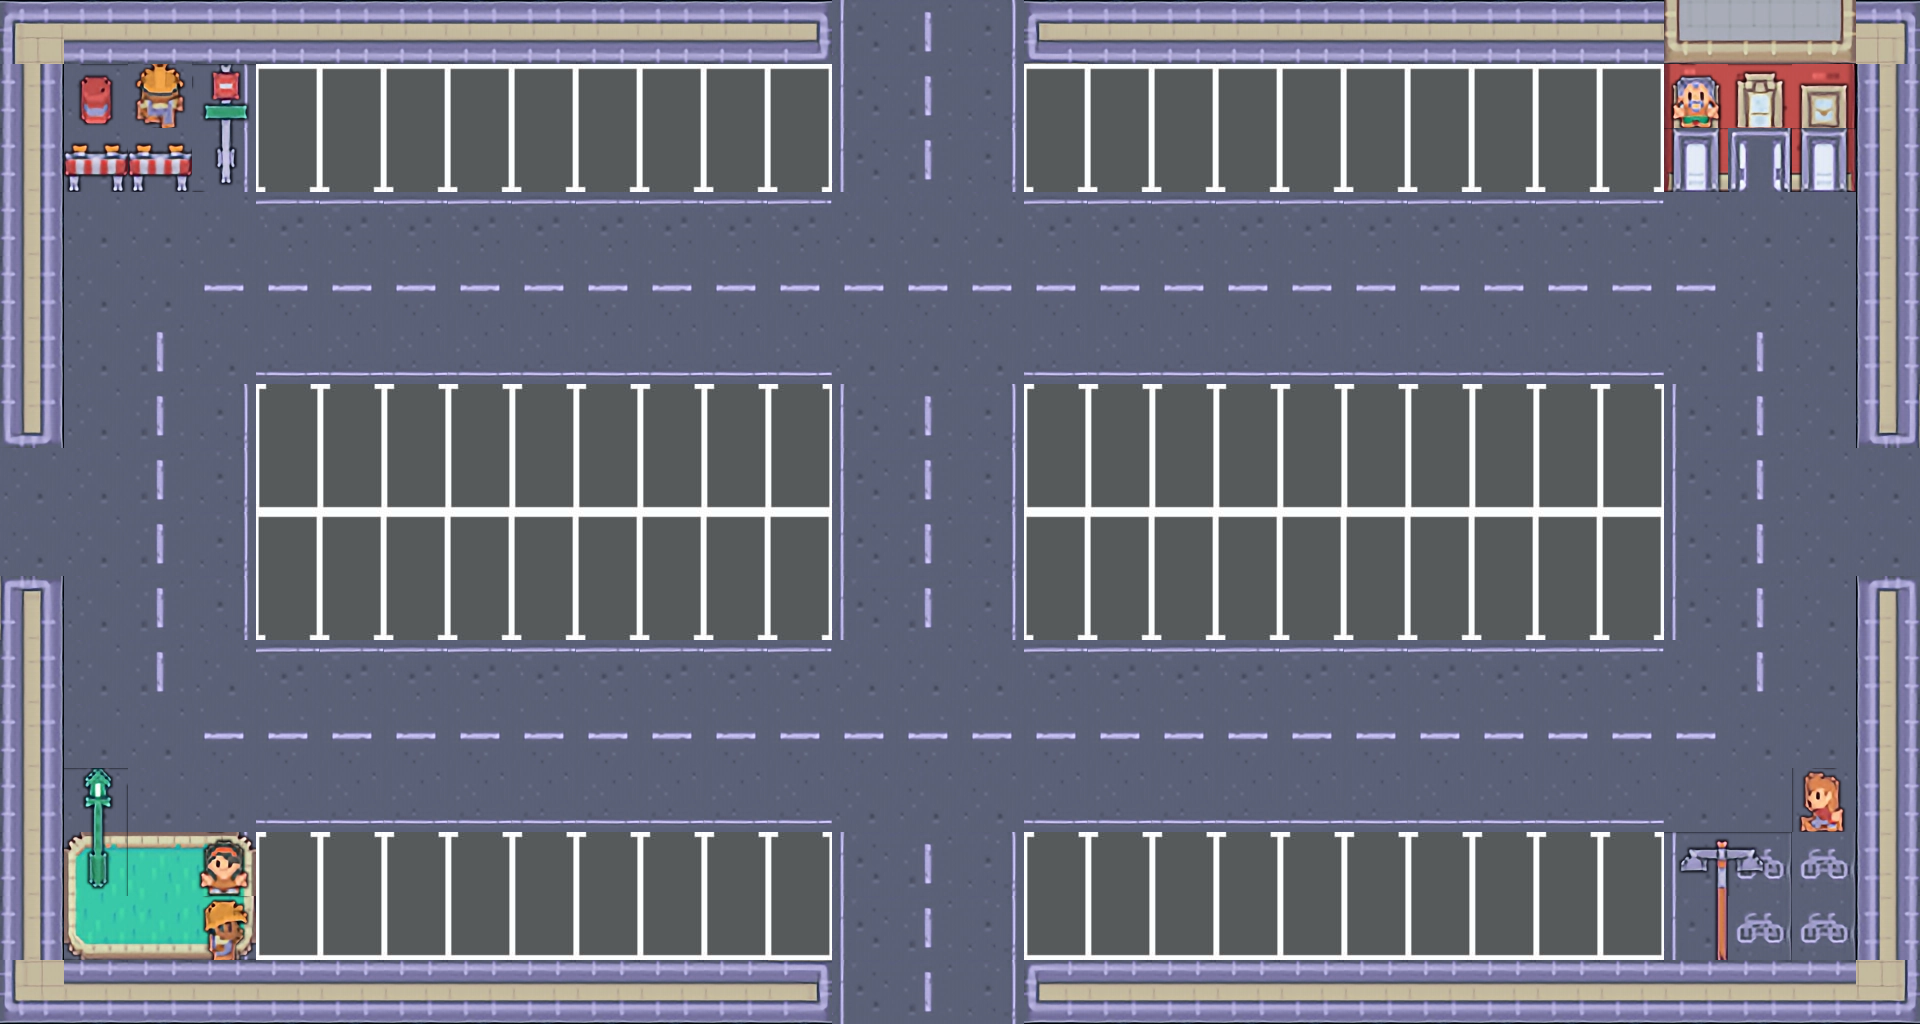

A level layout from a 2D game, rendered from its tile map. Below: a short description, then the map file with tile-grid data replaced by summaries:
An orthogonal 30x16 tile map with 64x64 px tiles, 4 tile layers (park, park, tree, people), 8 tilesets and 49 objects (19x DespawnArea, 15x Collision, 12x Border, 2x PedestrianPaths, Start).

<map version="1.10" tiledversion="1.11.2" orientation="orthogonal" renderorder="right-down" width="30" height="16" tilewidth="64" tileheight="64" infinite="0" nextlayerid="8" nextobjectid="160">
 <editorsettings>
  <export format="csv" />
 </editorsettings>
 <tileset firstgid="1" name="Other" tilewidth="64" tileheight="64" tilecount="169" columns="13">
  <image source="Spritesheets/Other.png" width="854" height="860" />
 </tileset>
 <tileset firstgid="170" source="Spritesheets/objects.tsx" />
 <tileset firstgid="218" source="Spritesheets/tilemap_packed.tsx" />
 <tileset firstgid="704" source="Spritesheets/Other.tsx" />
 <tileset firstgid="873" source="Spritesheets/tilemap_packed_2.tsx" />
 <tileset firstgid="1359" source="Spritesheets/tilemap_packed_3.tsx" />
 <tileset firstgid="1602" source="Spritesheets/ParkingLine.tsx" />
 <tileset firstgid="1603" source="Spritesheets/964cd2e78344331a6a55.tsx" />
 <layer id="1" name="park" width="30" height="16">
  <data>[480 cells, 479 non-empty, 21 distinct tile ids]</data>
 </layer>
 <layer id="3" name="park" width="30" height="16">
  <data>[480 cells, 478 non-empty, 30 distinct tile ids]</data>
 </layer>
 <layer id="4" name="tree" width="30" height="16">
  <data>[480 cells, 21 non-empty, 16 distinct tile ids]</data>
 </layer>
 <layer id="5" name="people" width="30" height="16">
  <data>[480 cells, 3 non-empty, 3 distinct tile ids]</data>
 </layer>
 <objectgroup id="2" name="objects">
  <object id="13" name="Start" x="934.102" y="945.84">
   <point />
  </object>
  <object id="46" name="Border" type="Border" x="72.8814" y="22.0339" width="737.288" height="22.0339" />
  <object id="47" name="Border" type="Border" x="774.641" y="23.7288" width="1082.99" height="22.0339" />
  <object id="48" name="Border" type="Border" x="10.1695" y="43.0368" width="40.678" height="601.073" />
  <object id="49" name="Border" type="Border" x="18.6441" y="601.695" width="32.2034" height="372.881" />
  <object id="50" name="Border" type="Border" x="66.1017" y="977.966" width="749.153" height="30.5085" />
  <object id="51" name="Border" type="Border" x="1050.85" y="977.966" width="837.288" height="23.7288" />
  <object id="52" name="Border" type="Border" x="1867.8" y="62.7119" width="40.678" height="362.712" />
  <object id="53" name="Border" type="Border" x="1869.49" y="402.365" width="32.2034" height="551.872" />
  <object id="59" name="RandomCar" type="Collision" gid="202" x="652.333" y="494.666" width="41" height="75" />
  <object id="60" name="RandomCar" type="Collision" gid="179" x="1036.33" y="502.667" width="40" height="81" />
  <object id="61" name="RandomCar" type="Collision" gid="193" x="1166.33" y="483.667" width="42" height="74" />
  <object id="66" name="RandomCar" type="Collision" gid="190" x="779.667" y="183" width="40" height="75" />
  <object id="67" name="RandomCar" type="Collision" gid="190" x="1040" y="169.667" width="40" height="75" />
  <object id="89" name="DespawnArea1" type="DespawnArea" x="1047.67" y="154.667" width="26" height="57.3333" />
  <object id="95" name="PedestrianPaths1" type="PedestrianPaths" x="0" y="576" visible="0">
   <polygon points="0,0 64,0 64,256 832,256 832,384 1024,384 1024,256 1792,256 1792,0 1920,0 1920,-128 1792,-128 1792,-384 1024,-384 1024,-512 832,-512 832,-384 64,-384 64,-128 0,-128 0,0" />
  </object>
  <object id="96" name="DespawnArea1" type="DespawnArea" x="1747" y="168" width="26" height="44" />
  <object id="97" name="DespawnArea1" type="DespawnArea" x="845" y="38" width="26" height="44" />
  <object id="98" name="DespawnArea1" type="DespawnArea" x="1893" y="506" width="26" height="44" />
  <object id="100" name="DespawnArea1" type="DespawnArea" x="788.667" y="161" width="26" height="57.3333" />
  <object id="101" name="DespawnArea1" type="DespawnArea" x="851" y="936" width="26" height="44" />
  <object id="105" name="DespawnArea1" type="DespawnArea" x="660.666" y="372" width="26" height="32" />
  <object id="106" name="DespawnArea1" type="DespawnArea" x="1042.67" y="372.333" width="26" height="37" />
  <object id="107" name="DespawnArea1" type="DespawnArea" x="1174.33" y="361.333" width="26" height="38" />
  <object id="109" name="RandomCar" type="Collision" gid="188" x="1549" y="919" width="40" height="75" />
  <object id="110" name="RandomCar" type="Collision" gid="188" x="395.667" y="179" width="40" height="75" />
  <object id="111" name="RandomCar" type="Collision" gid="215" x="592" y="926" width="40" height="83" />
  <object id="113" name="RandomCar" type="Collision" gid="199" x="1103" y="167.667" width="40" height="75" />
  <object id="115" name="DespawnArea1" type="DespawnArea" x="400.667" y="177" width="26" height="36" />
  <object id="116" name="DespawnArea1" type="DespawnArea" x="1110" y="165.667" width="26" height="44" />
  <object id="117" name="DespawnArea1" type="DespawnArea" x="597" y="828" width="26" height="24" />
  <object id="120" name="DespawnArea1" type="DespawnArea" x="1554" y="809" width="26" height="44" />
  <object id="128" name="PedestrianPaths2" type="PedestrianPaths" x="0" y="448" visible="0">
   <polygon points="0,0 256,0 256,-64 1664,-64 1664,0 1920,0 1920,128 1664,128 1664,192 256,192 256,128 0,128" />
  </object>
  <object id="138" name="RandomCar" type="Collision" gid="217" x="1034.67" y="934" width="40" height="83" />
  <object id="140" name="DespawnArea1" type="DespawnArea" x="1619" y="622" width="26" height="57.3333" />
  <object id="141" name="DespawnArea1" type="DespawnArea" x="1044.33" y="619.333" width="26" height="57.3333" />
  <object id="142" name="DespawnArea1" type="DespawnArea" x="1043" y="792.667" width="26" height="57.3333" />
  <object id="143" name="RandomCar" type="Collision" gid="180" x="1038.21" y="611.786" width="40" height="81" />
  <object id="144" name="RandomCar" type="Collision" gid="180" x="1615.95" y="608.313" width="40" height="81" />
  <object id="149" name="RandomCar" type="Collision" gid="217" x="268.288" y="932.236" width="40" height="83" />
  <object id="150" name="DespawnArea1" type="DespawnArea" x="276.618" y="790.903" width="26" height="57.3333" />
  <object id="151" name="RandomCar" type="Collision" gid="193" x="267.288" y="611.162" width="42" height="74" />
  <object id="152" name="DespawnArea1" type="DespawnArea" x="274.13" y="631.235" width="26" height="38" />
  <object id="153" name="RandomCar" type="Collision" gid="188" x="461.637" y="618.804" width="40" height="75" />
  <object id="154" name="DespawnArea1" type="DespawnArea" x="466.637" y="616.804" width="26" height="36" />
  <object id="155" name="Border" type="Border" x="85.661" y="856.729" width="156.678" height="78.542" />
  <object id="156" name="Border" type="Border" x="79.661" y="90.729" width="156.678" height="78.542" />
  <object id="157" name="Border" type="Border" x="1685.66" y="90.729" width="156.678" height="78.542" />
  <object id="159" name="Border" type="Border" x="1725.72" y="842.574" width="156.678" height="78.542" />
 </objectgroup>
</map>
